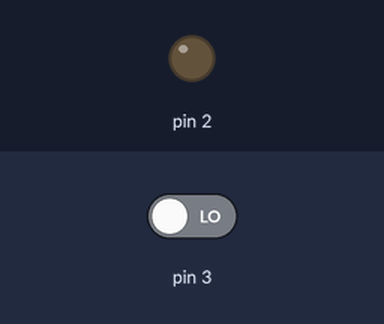
A sketch run on a simulated Arduino Uno, built with avr-gcc and run on an emulated ATmega328P. On the bench: output pins drawn as LEDs (lit = HIGH). Inputs (shaded band) come from the test bench; at power-on: pin 3 LOW.

Above: at 1.2 s.
1.3 s: pin 3 driven HIGH
At 2.0 s:
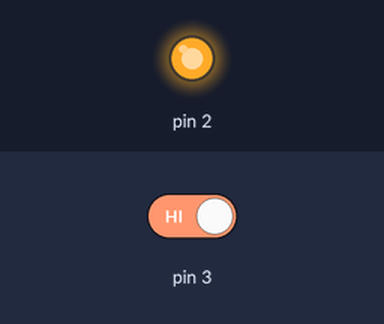
2.8 s: pin 3 driven LOW
At 3.1 s:
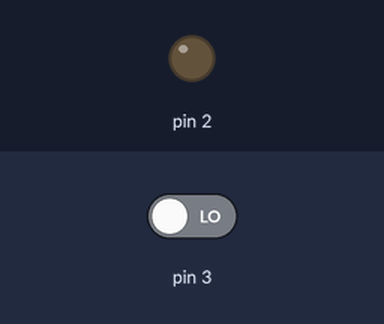
Timing chart, 0 to 5.8 s (numbered marks = the images above; inputs shaded):
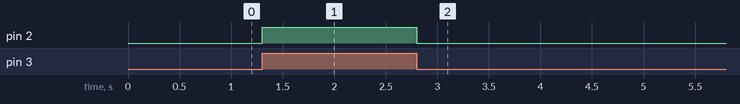

Measured:
- after the input at 1.3 s, pin 2: LOW → HIGH at once
- after the input at 2.8 s, pin 2: HIGH → LOW at once

The sketch:

tp2.ino
```cpp
void setup()
{
    // définition du mode de l'I/O
    pinMode(2, OUTPUT);
    pinMode(3, INPUT);
}

void loop()
{
    // lecture de l'état de l'entrée
    bool isD3Pushed = digitalRead(3);
    if (isD3Pushed)
    {
        digitalWrite(2, HIGH);
    }
    else
    {
        digitalWrite(2, LOW);
    }
}
```
